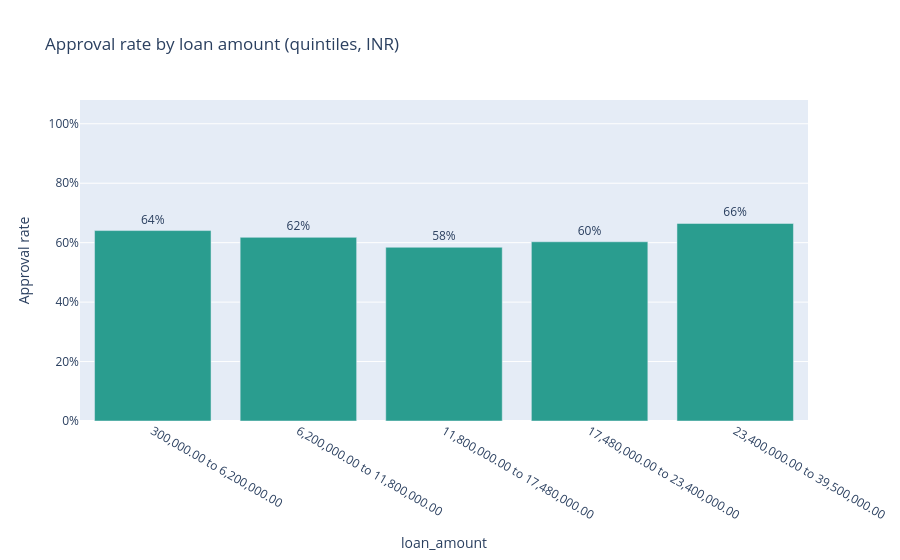

The notebook cell saved with this chart:
### Code cell
charts.approval_by_quantile_band(
    df, "loan_amount", q=5, title="Approval rate by loan amount (quintiles, INR)"
)

### Figure 1 — Plotly figure (JSON) as saved in the notebook; plotly's stock layout.template omitted (floating-point values rounded to 4 significant figures)
{"data": [{"alignmentgroup": "True", "customdata": [[860, 551], [861, 532], [840, 491], [864, 521], [844, 561]], "hovertemplate": "loan_amount=%{x}<br>approval_rate=%{y}<br>text=%{text}<br>applications=%{customdata[0]}<br>approved=%{customdata[1]}<extra></extra>", "legendgroup": "", "marker": {"color": "#2a9d8f", "pattern": {"shape": ""}}, "name": "", "offsetgroup": "", "orientation": "v", "showlegend": false, "text": ["64%", "62%", "58%", "60%", "66%"], "textposition": "outside", "type": "bar", "x": ["300,000.00 to 6,200,000.00", "6,200,000.00 to 11,800,000.00", "11,800,000.00 to 17,480,000.00", "17,480,000.00 to 23,400,000.00", "23,400,000.00 to 39,500,000.00"], "xaxis": "x", "y": [0.6407, 0.6179, 0.5845, 0.603, 0.6647], "yaxis": "y"}], "layout": {"barmode": "relative", "legend": {"tracegroupgap": 0}, "title": {"text": "Approval rate by loan amount (quintiles, INR)"}, "xaxis": {"anchor": "y", "domain": [0.0, 1.0], "title": {"text": "loan_amount"}, "type": "category"}, "yaxis": {"anchor": "x", "domain": [0.0, 1.0], "range": [0, 1.08], "tickformat": ".0%", "title": {"text": "Approval rate"}}}}
